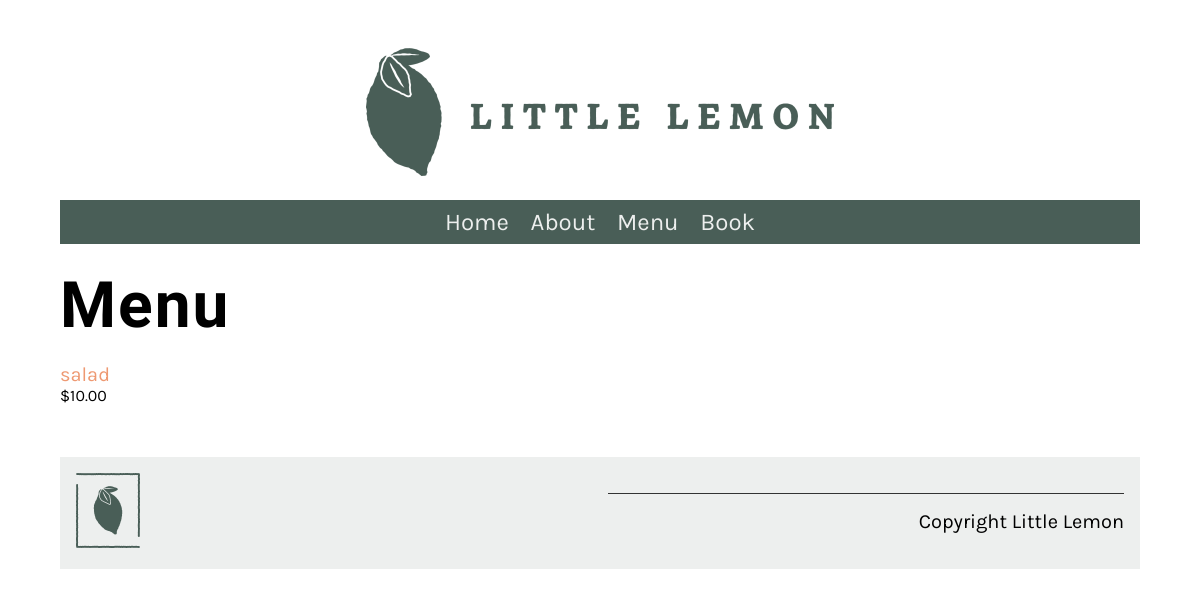
The app's page /menu/, older data.
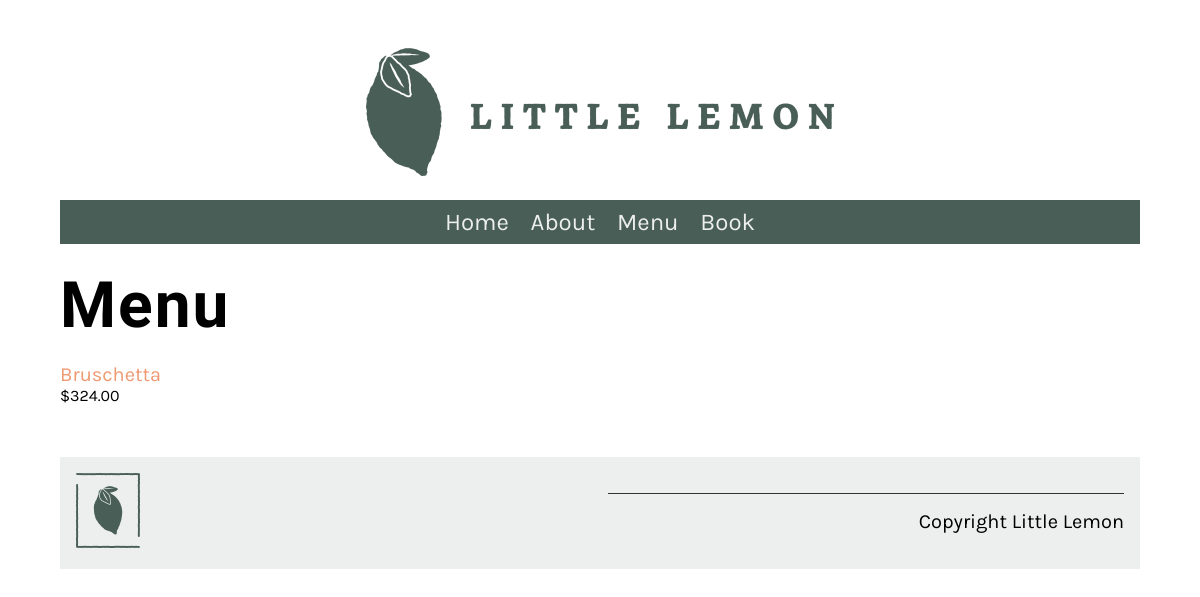
The same page, newer data.
### restaurant/models.py (models this page shows, shortened)
class Menu(models.Model):
    name = models.CharField(max_length=200)
    description = models.TextField(max_length=1000, default="")
    price = models.IntegerField()

### restaurant/views.py (the view)
# urls.py: path('menu/', views.menu, name="menu"),
def menu(request):
    menu_data = Menu.objects.all()
    main_data = {'menu': menu_data}
    return render(request, 'menu.html', main_data)

### restaurant/templates/menu.html
{% extends 'base.html' %}
{% load static %}
{% block content %}
    <h1>Menu</h1>
    <div class="column">
        {% for item in menu %}
            <p>
                <a href="{% url 'menu_item' pk=item.pk %}">{{ item.name }}</a>
                <span class="menu-price">
                    ${{ item.price }}.00
                </span>
            </p>
        {% endfor %}
    </div>
{% endblock %}

### restaurant/templates/base.html (shortened to what this page needs)
{% load static %}
<!DOCTYPE html>
<html lang="en">
  <head>
    <link
      rel="preload"
      as="style"
      href="{% static 'css/style.css' %}"
      onload="this.rel = 'stylesheet'"
    />
  </head>
  <body>
    {% include 'partials/_header.html' %}
    <main>{% block content %} {% endblock %}</main>
    {% include 'partials/_footer.html' %}
  </body>
</html>

### restaurant/templates/partials/_header.html
{% load static %}
<header>
  <img src="{% static 'img/logo.png' %}" />
</header>
<nav>
  <ul>
    <li><a href="{% url 'home' %}">Home</a></li>
    <li><a href="{% url 'about' %}">About</a></li>
    <li><a href="{% url 'menu' %}">Menu</a></li>
    <li><a href="{% url 'book' %}">Book</a></li>
  </ul>
</nav>

### restaurant/templates/partials/_footer.html
{% load static %}
<footer>
    <article>
        <img src="{% static 'img/logo_footer.png' %}" />
    </article>
    <article>
        <p>Copyright Little Lemon</p>
    </article>
</footer>

### restaurant/static/css/style.css (style rules this page uses)
body { font-family: 'Karla', sans-serif; margin-top: 3rem; margin-bottom: 3rem; margin-left: 5%; margin-right: 5%; }
h1, h2, h3, h4, h5, h6 { font-family: 'Markazi Text', serif; letter-spacing: 2px;; }
h1 { font-size: 4rem; margin-top: 1.5rem; margin-bottom: 0; }
p, ul { font-size: 1.25rem;; }
a { color: #EE9972; text-decoration: none; }
header img { display: block; margin-left: auto; margin-right: auto; max-width: 100%; height: auto; }
nav { background-color: #495E57; margin-top: 1rem; margin-bottom: 1rem; margin-bottom: 0px; }
nav ul { list-style: none; font-size: 1.5rem; text-align: center; padding-inline-start: 0rem; margin-bottom: 0px; }
nav ul li { display: inline-block; margin: 0.5rem; }
nav ul a { color: #EDEFEE; text-decoration: none; }
article { flex:1; }
article img { max-width: 100%; }
footer { background-color: #EDEFEE; padding: 1rem; display: flex; gap: 2rem 1rem; }
footer img { max-width: 50%; }
footer p { border-top: #333333; border-style: solid; border-width: 0.1rem; border-bottom: none; border-left: none; border-right: none; text-align: right; padding-top: 1rem;; }
.column { flex-basis: 50%; margin-bottom: 1rem; padding-bottom: 1rem; }
.menu-price { display: block; font-size: 1rem; }

Row changes from the older to the newer data that the page shows:
removed Menu: name "salad", price "10"
added Menu: name "Bruschetta", price "324"
